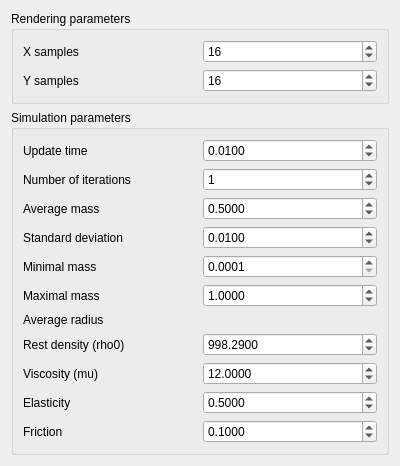
<?xml version="1.0" encoding="UTF-8"?>
<ui version="4.0">
 <class>ParametersWindow</class>
 <widget class="QWidget" name="ParametersWindow">
  <property name="geometry">
   <rect>
    <x>0</x>
    <y>0</y>
    <width>400</width>
    <height>443</height>
   </rect>
  </property>
  <property name="windowTitle">
   <string>Parameters</string>
  </property>
  <layout class="QGridLayout" name="gridLayout">
   <item row="0" column="0">
    <widget class="QGroupBox" name="renderingGroup">
     <property name="title">
      <string>Rendering parameters</string>
     </property>
     <layout class="QGridLayout" name="gridLayout_2">
      <item row="0" column="1">
       <widget class="QSpinBox" name="xSamplesSpinBox">
        <property name="value">
         <number>16</number>
        </property>
       </widget>
      </item>
      <item row="1" column="1">
       <widget class="QSpinBox" name="ySamplesSpinBox">
        <property name="value">
         <number>16</number>
        </property>
       </widget>
      </item>
      <item row="1" column="0">
       <widget class="QLabel" name="ySamplesLabel">
        <property name="text">
         <string>Y samples</string>
        </property>
       </widget>
      </item>
      <item row="0" column="0">
       <widget class="QLabel" name="xSamplesLabel">
        <property name="text">
         <string>X samples</string>
        </property>
       </widget>
      </item>
     </layout>
    </widget>
   </item>
   <item row="1" column="0">
    <widget class="QGroupBox" name="simulationGroup">
     <property name="title">
      <string>Simulation parameters</string>
     </property>
     <layout class="QGridLayout" name="gridLayout_3">
      <item row="7" column="1">
       <widget class="QDoubleSpinBox" name="rho0SpinBox">
        <property name="decimals">
         <number>4</number>
        </property>
        <property name="maximum">
         <double>10000.000000000000000</double>
        </property>
        <property name="value">
         <double>998.289999999999964</double>
        </property>
       </widget>
      </item>
      <item row="0" column="1">
       <widget class="QDoubleSpinBox" name="dtSpinBox">
        <property name="decimals">
         <number>4</number>
        </property>
        <property name="maximum">
         <double>99.999899999999997</double>
        </property>
        <property name="singleStep">
         <double>0.001000000000000</double>
        </property>
        <property name="value">
         <double>0.010000000000000</double>
        </property>
       </widget>
      </item>
      <item row="9" column="0">
       <widget class="QLabel" name="elastLabel">
        <property name="text">
         <string>Elasticity</string>
        </property>
       </widget>
      </item>
      <item row="1" column="1">
       <widget class="QSpinBox" name="iteSpinBox">
        <property name="value">
         <number>1</number>
        </property>
       </widget>
      </item>
      <item row="2" column="0">
       <widget class="QLabel" name="avgMassLabel">
        <property name="text">
         <string>Average mass</string>
        </property>
       </widget>
      </item>
      <item row="3" column="1">
       <widget class="QDoubleSpinBox" name="massStdevSpinBox">
        <property name="decimals">
         <number>4</number>
        </property>
        <property name="minimum">
         <double>0.000100000000000</double>
        </property>
        <property name="maximum">
         <double>99.999899999999997</double>
        </property>
        <property name="singleStep">
         <double>0.010000000000000</double>
        </property>
        <property name="value">
         <double>0.010000000000000</double>
        </property>
       </widget>
      </item>
      <item row="3" column="0">
       <widget class="QLabel" name="massStdevLabel">
        <property name="text">
         <string>Standard deviation</string>
        </property>
       </widget>
      </item>
      <item row="8" column="0">
       <widget class="QLabel" name="muLabel">
        <property name="text">
         <string>Viscosity (mu)</string>
        </property>
       </widget>
      </item>
      <item row="8" column="1">
       <widget class="QDoubleSpinBox" name="muSpinBox">
        <property name="decimals">
         <number>4</number>
        </property>
        <property name="maximum">
         <double>99.999899999999997</double>
        </property>
        <property name="value">
         <double>12.000000000000000</double>
        </property>
       </widget>
      </item>
      <item row="6" column="1">
       <widget class="QLabel" name="avgRadiusValueLabel">
        <property name="text">
         <string/>
        </property>
       </widget>
      </item>
      <item row="10" column="1">
       <widget class="QDoubleSpinBox" name="fricSpinBox">
        <property name="decimals">
         <number>4</number>
        </property>
        <property name="maximum">
         <double>99.999899999999997</double>
        </property>
        <property name="singleStep">
         <double>0.100000000000000</double>
        </property>
        <property name="value">
         <double>0.100000000000000</double>
        </property>
       </widget>
      </item>
      <item row="9" column="1">
       <widget class="QDoubleSpinBox" name="elastSpinBox">
        <property name="decimals">
         <number>4</number>
        </property>
        <property name="maximum">
         <double>99.999899999999997</double>
        </property>
        <property name="singleStep">
         <double>0.100000000000000</double>
        </property>
        <property name="value">
         <double>0.500000000000000</double>
        </property>
       </widget>
      </item>
      <item row="0" column="0">
       <widget class="QLabel" name="dtLabel">
        <property name="text">
         <string>Update time</string>
        </property>
       </widget>
      </item>
      <item row="4" column="0">
       <widget class="QLabel" name="minMassLabel">
        <property name="text">
         <string>Minimal mass</string>
        </property>
       </widget>
      </item>
      <item row="7" column="0">
       <widget class="QLabel" name="rho0Label">
        <property name="text">
         <string>Rest density (rho0)</string>
        </property>
       </widget>
      </item>
      <item row="1" column="0">
       <widget class="QLabel" name="iteLabel">
        <property name="text">
         <string>Number of iterations</string>
        </property>
       </widget>
      </item>
      <item row="10" column="0">
       <widget class="QLabel" name="fricLabel">
        <property name="text">
         <string>Friction</string>
        </property>
       </widget>
      </item>
      <item row="2" column="1">
       <widget class="QDoubleSpinBox" name="avgMassSpinBox">
        <property name="decimals">
         <number>4</number>
        </property>
        <property name="minimum">
         <double>0.000100000000000</double>
        </property>
        <property name="maximum">
         <double>99.999899999999997</double>
        </property>
        <property name="singleStep">
         <double>0.100000000000000</double>
        </property>
        <property name="value">
         <double>0.500000000000000</double>
        </property>
       </widget>
      </item>
      <item row="6" column="0">
       <widget class="QLabel" name="avgRadiusLabel">
        <property name="text">
         <string>Average radius</string>
        </property>
       </widget>
      </item>
      <item row="5" column="0">
       <widget class="QLabel" name="maxMassLabel">
        <property name="text">
         <string>Maximal mass</string>
        </property>
       </widget>
      </item>
      <item row="4" column="1">
       <widget class="QDoubleSpinBox" name="minMassSpinBox">
        <property name="decimals">
         <number>4</number>
        </property>
        <property name="minimum">
         <double>0.000100000000000</double>
        </property>
        <property name="maximum">
         <double>99.999899999999997</double>
        </property>
        <property name="singleStep">
         <double>0.000100000000000</double>
        </property>
       </widget>
      </item>
      <item row="5" column="1">
       <widget class="QDoubleSpinBox" name="maxMassSpinBox">
        <property name="decimals">
         <number>4</number>
        </property>
        <property name="minimum">
         <double>0.000100000000000</double>
        </property>
        <property name="maximum">
         <double>99.999899999999997</double>
        </property>
        <property name="singleStep">
         <double>0.000100000000000</double>
        </property>
        <property name="value">
         <double>1.000000000000000</double>
        </property>
       </widget>
      </item>
     </layout>
    </widget>
   </item>
  </layout>
 </widget>
 <resources/>
 <connections/>
</ui>
